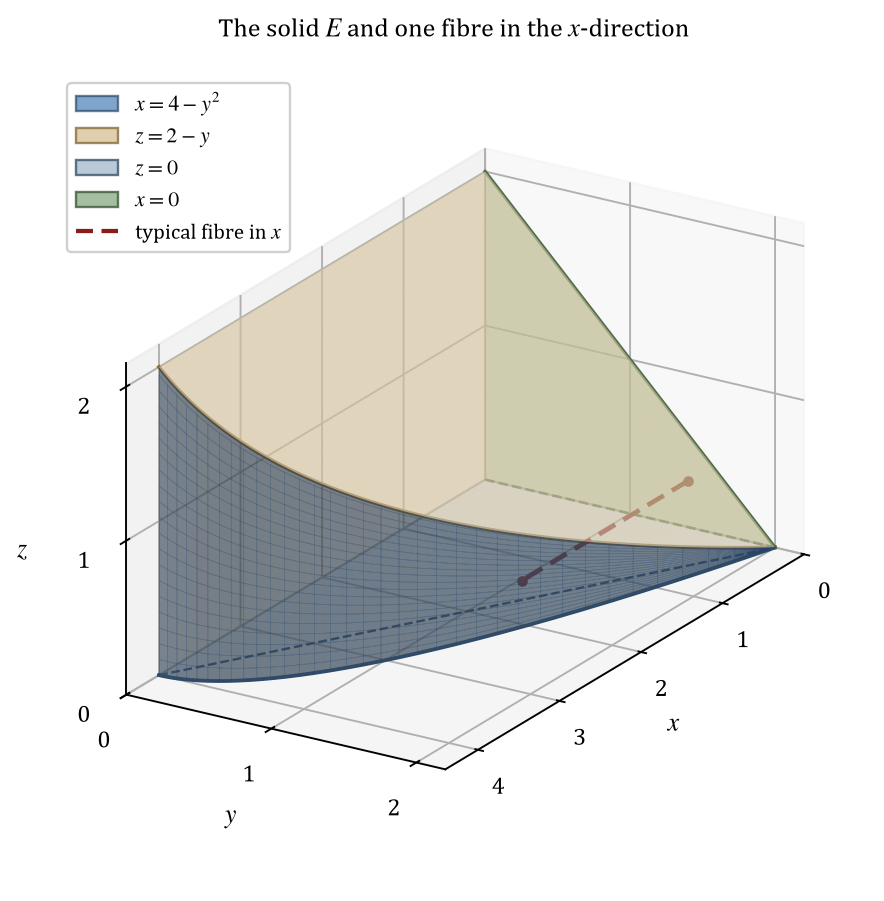

Reproduce this figure in Python.
"""Draw the solid described by 0 <= x <= 4 - y**2, 0 <= z <= 2 - y, 0 <= y <= 2."""

import base64

import matplotlib
import numpy as np
from matplotlib.patches import Patch
from mpl_toolkits.mplot3d import Axes3D  # noqa: F401  (registers the 3d projection)
from matplotlib.lines import Line2D

matplotlib.use("Agg")
import matplotlib.pyplot as plt

plt.rcParams.update({
    "font.family": "serif",
    "font.serif": ["Cambria", "Times New Roman", "DejaVu Serif"],
    "mathtext.fontset": "stix",
    "font.size": 10,
    "axes.labelsize": 11,
    "axes.titlesize": 11,
})

figure = plt.figure(figsize=(7.0, 5.4))
axes = figure.add_subplot(111, projection="3d")
axes.set_proj_type("ortho")

# Curved face: the parabolic cylinder x = 4 - y**2 between z = 0 and z = 2 - y.
height_values = np.linspace(0.0, 2.0, 70)
depth_values = np.linspace(0.0, 1.0, 40)
height_grid, depth_grid = np.meshgrid(height_values, depth_values)
curved_x = 4.0 - height_grid**2
curved_z = depth_grid * (2.0 - height_grid)
axes.plot_surface(
    curved_x, height_grid, curved_z,
    color="#4a7fb5", linewidth=0.25, edgecolor=(0.16, 0.28, 0.42, 0.35),
    alpha=0.55, rstride=2, cstride=2, antialiased=True,
)

# Top face: the plane z = 2 - y over the same footprint.
stretch_values = np.linspace(0.0, 1.0, 40)
stretch_grid, height_grid = np.meshgrid(stretch_values, height_values)
top_x = stretch_grid * (4.0 - height_grid**2)
axes.plot_surface(top_x, height_grid, 2.0 - height_grid, color="#d9c49a", alpha=0.5,
                  linewidth=0.0, shade=False)

# Bottom face: the plane z = 0.
axes.plot_surface(top_x, height_grid, np.zeros_like(top_x), color="#a9bccd", alpha=0.35,
                  linewidth=0.0, shade=False)

# Back face: the plane x = 0, a triangle in the yz-plane.
axes.plot_trisurf(
    np.zeros(3), np.array([0.0, 0.0, 2.0]), np.array([0.0, 2.0, 0.0]),
    triangles=[[0, 1, 2]], color="#8fae8b", alpha=0.45, linewidth=0.0, shade=False,
)

# Front face: the rectangle y = 0, 0 <= x <= 4, 0 <= z <= 2.
axes.plot_trisurf(
    np.array([0.0, 4.0, 4.0, 0.0]), np.zeros(4), np.array([0.0, 0.0, 2.0, 2.0]),
    triangles=[[0, 1, 2], [0, 2, 3]], color="#c9b9a6", alpha=0.22, linewidth=0.0,
    shade=False,
)

# Boundary curves: the two parabola rims and the back edge.
parabola_y = np.linspace(0.0, 2.0, 200)
axes.plot(4.0 - parabola_y**2, parabola_y, np.zeros_like(parabola_y),
          color="#2c4a6b", linewidth=1.6)
axes.plot(4.0 - parabola_y**2, parabola_y, 2.0 - parabola_y, color="#8a6d3b", linewidth=1.6)
axes.plot(np.zeros_like(parabola_y), parabola_y, 2.0 - parabola_y,
          color="#4f6b4a", linewidth=1.4)
axes.plot(np.zeros_like(parabola_y), parabola_y, np.zeros_like(parabola_y),
          color="#4f6b4a", linewidth=1.1, linestyle="--")
axes.plot([4.0, 0.0], [0.0, 2.0], [0.0, 0.0], color="#2c4a6b", linewidth=1.0, linestyle="--")

# One representative fibre in the x-direction at y = 1.4, z = 0.3.
axes.plot([0.0, 4.0 - 1.4**2], [1.4, 1.4], [0.3, 0.3], color="#8a1c1c", linewidth=2.0,
          linestyle=(0, (4, 2)), marker="o", markersize=3.5, markerfacecolor="#8a1c1c")

axes.set_xlabel(r"$x$", labelpad=7)
axes.set_ylabel(r"$y$", labelpad=7)
axes.set_zlabel(r"$z$", labelpad=7)
axes.set_xlim(0.0, 4.4)
axes.set_ylim(0.0, 2.2)
axes.set_zlim(0.0, 2.15)
axes.set_xticks([0, 1, 2, 3, 4])
axes.set_yticks([0, 1, 2])
axes.set_zticks([0, 1, 2])
axes.set_box_aspect((1.8, 1.0, 0.95))
axes.view_init(elev=22, azim=32)

handles = [
    Patch(facecolor="#4a7fb5", edgecolor="#2c4a6b", alpha=0.7, label=r"$x = 4 - y^{2}$"),
    Patch(facecolor="#d9c49a", edgecolor="#8a6d3b", alpha=0.8, label=r"$z = 2 - y$"),
    Patch(facecolor="#a9bccd", edgecolor="#38546b", alpha=0.8, label=r"$z = 0$"),
    Patch(facecolor="#8fae8b", edgecolor="#3d5a37", alpha=0.8, label=r"$x = 0$"),
    Line2D([0], [0], color="#8a1c1c", linewidth=1.8, linestyle=(0, (4, 2)),
           label=r"typical fibre in $x$"),
]
axes.legend(handles=handles, loc="upper left", bbox_to_anchor=(0.02, 0.98), fontsize=9,
            framealpha=0.92)
axes.set_title(r"The solid $E$ and one fibre in the $x$-direction", pad=8)

figure.tight_layout()
output_path = "part1_figure1.png"
figure.savefig(output_path, dpi=170, bbox_inches="tight", facecolor="white")
with open(output_path, "rb") as image_file:
    encoded = base64.b64encode(image_file.read()).decode("ascii")
with open("part1_figure1.b64.txt", "w", encoding="ascii") as text_file:
    text_file.write(encoded)
print(f"saved {output_path} and part1_figure1.b64.txt ({len(encoded)} base64 characters)")
